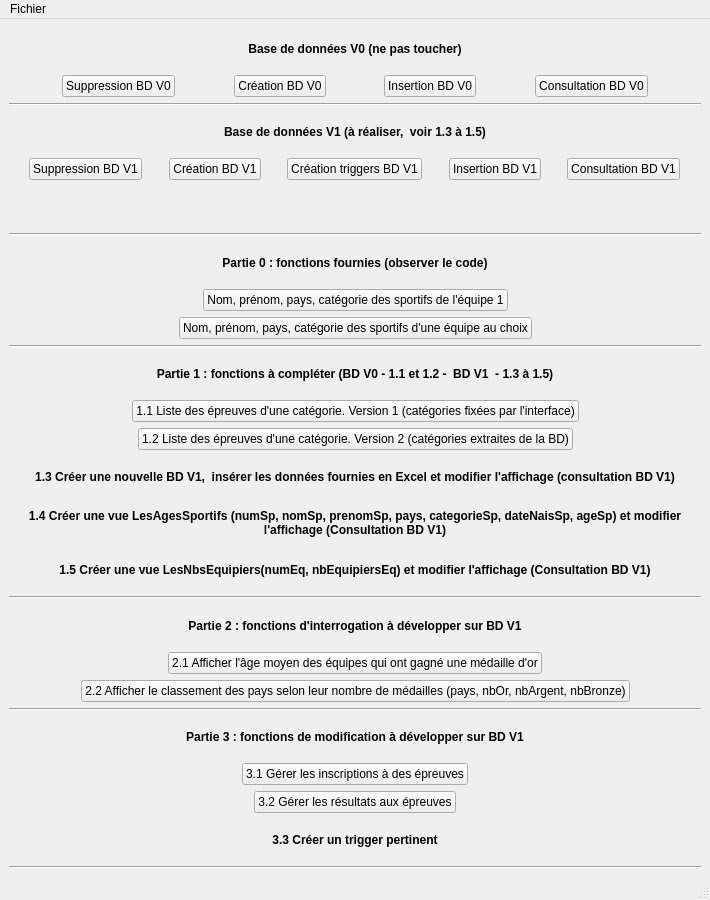
<?xml version="1.0" encoding="UTF-8"?>
<ui version="4.0">
 <class>MainWindow</class>
 <widget class="QMainWindow" name="MainWindow">
  <property name="geometry">
   <rect>
    <x>0</x>
    <y>0</y>
    <width>710</width>
    <height>900</height>
   </rect>
  </property>
  <property name="windowTitle">
   <string>Projet Jeux Olympiques</string>
  </property>
  <widget class="QWidget" name="centralwidget">
   <layout class="QVBoxLayout" name="verticalLayout">
    <item>
     <widget class="QLabel" name="label_V0">
      <property name="font">
       <font>
        <weight>75</weight>
        <bold>true</bold>
       </font>
      </property>
      <property name="text">
       <string>Base de données V0 (ne pas toucher)</string>
      </property>
      <property name="alignment">
       <set>Qt::AlignCenter</set>
      </property>
     </widget>
    </item>
    <item>
     <layout class="QHBoxLayout" name="horizontalLayout_V0">
      <item>
       <spacer name="horizontalSpacer">
        <property name="orientation">
         <enum>Qt::Horizontal</enum>
        </property>
        <property name="sizeHint" stdset="0">
         <size>
          <width>40</width>
          <height>20</height>
         </size>
        </property>
       </spacer>
      </item>
      <item>
       <widget class="QPushButton" name="pushButton_supprimer_V0">
        <property name="text">
         <string>Suppression BD V0</string>
        </property>
       </widget>
      </item>
      <item>
       <spacer name="horizontalSpacer_3">
        <property name="orientation">
         <enum>Qt::Horizontal</enum>
        </property>
        <property name="sizeHint" stdset="0">
         <size>
          <width>40</width>
          <height>20</height>
         </size>
        </property>
       </spacer>
      </item>
      <item>
       <widget class="QPushButton" name="pushButton_creer_V0">
        <property name="text">
         <string>Création BD V0</string>
        </property>
       </widget>
      </item>
      <item>
       <spacer name="horizontalSpacer_2">
        <property name="orientation">
         <enum>Qt::Horizontal</enum>
        </property>
        <property name="sizeHint" stdset="0">
         <size>
          <width>40</width>
          <height>20</height>
         </size>
        </property>
       </spacer>
      </item>
      <item>
       <widget class="QPushButton" name="pushButton_inserer_V0">
        <property name="text">
         <string>Insertion BD V0</string>
        </property>
       </widget>
      </item>
      <item>
       <spacer name="horizontalSpacer_21">
        <property name="orientation">
         <enum>Qt::Horizontal</enum>
        </property>
        <property name="sizeHint" stdset="0">
         <size>
          <width>40</width>
          <height>20</height>
         </size>
        </property>
       </spacer>
      </item>
      <item>
       <widget class="QPushButton" name="pushButton_consulter_V0">
        <property name="text">
         <string>Consultation BD V0</string>
        </property>
       </widget>
      </item>
      <item>
       <spacer name="horizontalSpacer_4">
        <property name="orientation">
         <enum>Qt::Horizontal</enum>
        </property>
        <property name="sizeHint" stdset="0">
         <size>
          <width>40</width>
          <height>20</height>
         </size>
        </property>
       </spacer>
      </item>
     </layout>
    </item>
    <item>
     <widget class="Line" name="line_V1">
      <property name="orientation">
       <enum>Qt::Horizontal</enum>
      </property>
     </widget>
    </item>
    <item>
     <widget class="QLabel" name="label_V1">
      <property name="font">
       <font>
        <weight>75</weight>
        <bold>true</bold>
       </font>
      </property>
      <property name="text">
       <string>Base de données V1 (à réaliser,  voir 1.3 à 1.5)</string>
      </property>
      <property name="alignment">
       <set>Qt::AlignCenter</set>
      </property>
     </widget>
    </item>
    <item>
     <layout class="QHBoxLayout" name="horizontalLayout_V1">
      <item>
       <spacer name="horizontalSpacer_9">
        <property name="orientation">
         <enum>Qt::Horizontal</enum>
        </property>
        <property name="sizeHint" stdset="0">
         <size>
          <width>40</width>
          <height>20</height>
         </size>
        </property>
       </spacer>
      </item>
      <item>
       <widget class="QPushButton" name="pushButton_supprimer_V1">
        <property name="text">
         <string>Suppression BD V1</string>
        </property>
       </widget>
      </item>
      <item>
       <spacer name="horizontalSpacer_10">
        <property name="orientation">
         <enum>Qt::Horizontal</enum>
        </property>
        <property name="sizeHint" stdset="0">
         <size>
          <width>40</width>
          <height>20</height>
         </size>
        </property>
       </spacer>
      </item>
      <item>
       <widget class="QPushButton" name="pushButton_creer_V1">
        <property name="text">
         <string>Création BD V1</string>
        </property>
       </widget>
      </item>
      <item>
       <spacer name="horizontalSpacer_27">
        <property name="orientation">
         <enum>Qt::Horizontal</enum>
        </property>
        <property name="sizeHint" stdset="0">
         <size>
          <width>40</width>
          <height>20</height>
         </size>
        </property>
       </spacer>
      </item>
      <item>
       <widget class="QPushButton" name="pushButton_2">
        <property name="text">
         <string>Création triggers BD V1</string>
        </property>
       </widget>
      </item>
      <item>
       <spacer name="horizontalSpacer_15">
        <property name="orientation">
         <enum>Qt::Horizontal</enum>
        </property>
        <property name="sizeHint" stdset="0">
         <size>
          <width>40</width>
          <height>20</height>
         </size>
        </property>
       </spacer>
      </item>
      <item>
       <widget class="QPushButton" name="pushButton_inserer_V1">
        <property name="text">
         <string>Insertion BD V1</string>
        </property>
       </widget>
      </item>
      <item>
       <spacer name="horizontalSpacer_31">
        <property name="orientation">
         <enum>Qt::Horizontal</enum>
        </property>
        <property name="sizeHint" stdset="0">
         <size>
          <width>40</width>
          <height>20</height>
         </size>
        </property>
       </spacer>
      </item>
      <item>
       <widget class="QPushButton" name="pushButton_consulter_V1">
        <property name="text">
         <string>Consultation BD V1</string>
        </property>
       </widget>
      </item>
      <item>
       <spacer name="horizontalSpacer_16">
        <property name="orientation">
         <enum>Qt::Horizontal</enum>
        </property>
        <property name="sizeHint" stdset="0">
         <size>
          <width>40</width>
          <height>20</height>
         </size>
        </property>
       </spacer>
      </item>
     </layout>
    </item>
    <item>
     <widget class="QLabel" name="label_retour_BD">
      <property name="text">
       <string/>
      </property>
      <property name="alignment">
       <set>Qt::AlignCenter</set>
      </property>
     </widget>
    </item>
    <item>
     <widget class="Line" name="line_partie_0">
      <property name="orientation">
       <enum>Qt::Horizontal</enum>
      </property>
     </widget>
    </item>
    <item>
     <widget class="QLabel" name="label_partie_0">
      <property name="font">
       <font>
        <weight>75</weight>
        <bold>true</bold>
       </font>
      </property>
      <property name="text">
       <string>Partie 0 : fonctions fournies (observer le code)</string>
      </property>
      <property name="alignment">
       <set>Qt::AlignCenter</set>
      </property>
     </widget>
    </item>
    <item>
     <layout class="QHBoxLayout" name="horizontalLayout_partie_0_1">
      <item>
       <spacer name="horizontalSpacer_7">
        <property name="orientation">
         <enum>Qt::Horizontal</enum>
        </property>
        <property name="sizeHint" stdset="0">
         <size>
          <width>40</width>
          <height>20</height>
         </size>
        </property>
       </spacer>
      </item>
      <item>
       <widget class="QPushButton" name="pushButton_fct_fournie_1">
        <property name="text">
         <string>Nom, prénom, pays, catégorie des sportifs de l'équipe 1</string>
        </property>
       </widget>
      </item>
      <item>
       <spacer name="horizontalSpacer_5">
        <property name="orientation">
         <enum>Qt::Horizontal</enum>
        </property>
        <property name="sizeHint" stdset="0">
         <size>
          <width>40</width>
          <height>20</height>
         </size>
        </property>
       </spacer>
      </item>
     </layout>
    </item>
    <item>
     <layout class="QHBoxLayout" name="horizontalLayout_partie_0_2">
      <item>
       <spacer name="horizontalSpacer_8">
        <property name="orientation">
         <enum>Qt::Horizontal</enum>
        </property>
        <property name="sizeHint" stdset="0">
         <size>
          <width>40</width>
          <height>20</height>
         </size>
        </property>
       </spacer>
      </item>
      <item>
       <widget class="QPushButton" name="pushButton_fct_fournie_2">
        <property name="text">
         <string>Nom, prénom, pays, catégorie des sportifs d'une équipe au choix</string>
        </property>
       </widget>
      </item>
      <item>
       <spacer name="horizontalSpacer_6">
        <property name="orientation">
         <enum>Qt::Horizontal</enum>
        </property>
        <property name="sizeHint" stdset="0">
         <size>
          <width>40</width>
          <height>20</height>
         </size>
        </property>
       </spacer>
      </item>
     </layout>
    </item>
    <item>
     <widget class="Line" name="line_partie_1">
      <property name="orientation">
       <enum>Qt::Horizontal</enum>
      </property>
     </widget>
    </item>
    <item>
     <widget class="QLabel" name="label_partie_1">
      <property name="font">
       <font>
        <weight>75</weight>
        <bold>true</bold>
       </font>
      </property>
      <property name="text">
       <string>Partie 1 : fonctions à compléter (BD V0 - 1.1 et 1.2 -  BD V1  - 1.3 à 1.5)</string>
      </property>
      <property name="alignment">
       <set>Qt::AlignCenter</set>
      </property>
     </widget>
    </item>
    <item>
     <layout class="QHBoxLayout" name="horizontalLayout_partie_1_1">
      <item>
       <spacer name="horizontalSpacer_12">
        <property name="orientation">
         <enum>Qt::Horizontal</enum>
        </property>
        <property name="sizeHint" stdset="0">
         <size>
          <width>40</width>
          <height>20</height>
         </size>
        </property>
       </spacer>
      </item>
      <item>
       <widget class="QPushButton" name="pushButton_1_1">
        <property name="text">
         <string>1.1 Liste des épreuves d'une catégorie. Version 1 (catégories fixées par l'interface)</string>
        </property>
       </widget>
      </item>
      <item>
       <spacer name="horizontalSpacer_11">
        <property name="orientation">
         <enum>Qt::Horizontal</enum>
        </property>
        <property name="sizeHint" stdset="0">
         <size>
          <width>40</width>
          <height>20</height>
         </size>
        </property>
       </spacer>
      </item>
     </layout>
    </item>
    <item>
     <layout class="QHBoxLayout" name="horizontalLayout_partie_1_2">
      <item>
       <spacer name="horizontalSpacer_14">
        <property name="orientation">
         <enum>Qt::Horizontal</enum>
        </property>
        <property name="sizeHint" stdset="0">
         <size>
          <width>40</width>
          <height>20</height>
         </size>
        </property>
       </spacer>
      </item>
      <item>
       <widget class="QPushButton" name="pushButton_1_2">
        <property name="text">
         <string>1.2 Liste des épreuves d'une catégorie. Version 2 (catégories extraites de la BD)</string>
        </property>
       </widget>
      </item>
      <item>
       <spacer name="horizontalSpacer_13">
        <property name="orientation">
         <enum>Qt::Horizontal</enum>
        </property>
        <property name="sizeHint" stdset="0">
         <size>
          <width>40</width>
          <height>20</height>
         </size>
        </property>
       </spacer>
      </item>
     </layout>
    </item>
    <item>
     <widget class="QLabel" name="label_partie_1_3">
      <property name="font">
       <font>
        <weight>75</weight>
        <bold>true</bold>
       </font>
      </property>
      <property name="text">
       <string>1.3 Créer une nouvelle BD V1,  insérer les données fournies en Excel et modifier l'affichage (consultation BD V1)</string>
      </property>
      <property name="alignment">
       <set>Qt::AlignCenter</set>
      </property>
      <property name="wordWrap">
       <bool>true</bool>
      </property>
     </widget>
    </item>
    <item>
     <widget class="QLabel" name="label_partie_1_4">
      <property name="font">
       <font>
        <weight>75</weight>
        <bold>true</bold>
       </font>
      </property>
      <property name="text">
       <string>1.4 Créer une vue LesAgesSportifs (numSp, nomSp, prenomSp, pays, categorieSp, dateNaisSp, ageSp) et modifier l'affichage (Consultation BD V1)</string>
      </property>
      <property name="alignment">
       <set>Qt::AlignCenter</set>
      </property>
      <property name="wordWrap">
       <bool>true</bool>
      </property>
     </widget>
    </item>
    <item>
     <widget class="QLabel" name="label_partie_1_5">
      <property name="font">
       <font>
        <weight>75</weight>
        <bold>true</bold>
       </font>
      </property>
      <property name="text">
       <string>1.5 Créer une vue LesNbsEquipiers(numEq, nbEquipiersEq) et modifier l'affichage (Consultation BD V1)</string>
      </property>
      <property name="alignment">
       <set>Qt::AlignCenter</set>
      </property>
      <property name="wordWrap">
       <bool>true</bool>
      </property>
     </widget>
    </item>
    <item>
     <widget class="Line" name="line_partie_2">
      <property name="orientation">
       <enum>Qt::Horizontal</enum>
      </property>
     </widget>
    </item>
    <item>
     <widget class="QLabel" name="label_partie_2">
      <property name="font">
       <font>
        <weight>75</weight>
        <bold>true</bold>
       </font>
      </property>
      <property name="text">
       <string>Partie 2 : fonctions d'interrogation à développer sur BD V1</string>
      </property>
      <property name="alignment">
       <set>Qt::AlignCenter</set>
      </property>
     </widget>
    </item>
    <item>
     <layout class="QHBoxLayout" name="horizontalLayout_partie_2_1">
      <item>
       <spacer name="horizontalSpacer_18">
        <property name="orientation">
         <enum>Qt::Horizontal</enum>
        </property>
        <property name="sizeHint" stdset="0">
         <size>
          <width>40</width>
          <height>20</height>
         </size>
        </property>
       </spacer>
      </item>
      <item>
       <widget class="QPushButton" name="pushButton_2_1">
        <property name="text">
         <string>2.1 Afficher l'âge moyen des équipes qui ont gagné une médaille d'or</string>
        </property>
       </widget>
      </item>
      <item>
       <spacer name="horizontalSpacer_17">
        <property name="orientation">
         <enum>Qt::Horizontal</enum>
        </property>
        <property name="sizeHint" stdset="0">
         <size>
          <width>40</width>
          <height>20</height>
         </size>
        </property>
       </spacer>
      </item>
     </layout>
    </item>
    <item>
     <layout class="QHBoxLayout" name="horizontalLayout_partie_2_2">
      <item>
       <spacer name="horizontalSpacer_20">
        <property name="orientation">
         <enum>Qt::Horizontal</enum>
        </property>
        <property name="sizeHint" stdset="0">
         <size>
          <width>40</width>
          <height>20</height>
         </size>
        </property>
       </spacer>
      </item>
      <item>
       <widget class="QPushButton" name="pushButton_2_2">
        <property name="text">
         <string>2.2 Afficher le classement des pays selon leur nombre de médailles (pays, nbOr, nbArgent, nbBronze)</string>
        </property>
       </widget>
      </item>
      <item>
       <spacer name="horizontalSpacer_19">
        <property name="orientation">
         <enum>Qt::Horizontal</enum>
        </property>
        <property name="sizeHint" stdset="0">
         <size>
          <width>40</width>
          <height>20</height>
         </size>
        </property>
       </spacer>
      </item>
     </layout>
    </item>
    <item>
     <widget class="Line" name="line_partie_3">
      <property name="orientation">
       <enum>Qt::Horizontal</enum>
      </property>
     </widget>
    </item>
    <item>
     <widget class="QLabel" name="label_partie_3">
      <property name="font">
       <font>
        <weight>75</weight>
        <bold>true</bold>
       </font>
      </property>
      <property name="text">
       <string>Partie 3 : fonctions de modification à développer sur BD V1</string>
      </property>
      <property name="alignment">
       <set>Qt::AlignCenter</set>
      </property>
     </widget>
    </item>
    <item>
     <layout class="QHBoxLayout" name="horizontalLayout_partie_3_1">
      <item>
       <spacer name="horizontalSpacer_24">
        <property name="orientation">
         <enum>Qt::Horizontal</enum>
        </property>
        <property name="sizeHint" stdset="0">
         <size>
          <width>40</width>
          <height>20</height>
         </size>
        </property>
       </spacer>
      </item>
      <item>
       <widget class="QPushButton" name="pushButton_3_1">
        <property name="text">
         <string>3.1 Gérer les inscriptions à des épreuves</string>
        </property>
       </widget>
      </item>
      <item>
       <spacer name="horizontalSpacer_23">
        <property name="orientation">
         <enum>Qt::Horizontal</enum>
        </property>
        <property name="sizeHint" stdset="0">
         <size>
          <width>40</width>
          <height>20</height>
         </size>
        </property>
       </spacer>
      </item>
     </layout>
    </item>
    <item>
     <layout class="QHBoxLayout" name="horizontalLayout_partie_3_2">
      <item>
       <spacer name="horizontalSpacer_26">
        <property name="orientation">
         <enum>Qt::Horizontal</enum>
        </property>
        <property name="sizeHint" stdset="0">
         <size>
          <width>40</width>
          <height>20</height>
         </size>
        </property>
       </spacer>
      </item>
      <item>
       <widget class="QPushButton" name="pushButton_3_2">
        <property name="text">
         <string>3.2 Gérer les résultats aux épreuves</string>
        </property>
       </widget>
      </item>
      <item>
       <spacer name="horizontalSpacer_25">
        <property name="orientation">
         <enum>Qt::Horizontal</enum>
        </property>
        <property name="sizeHint" stdset="0">
         <size>
          <width>40</width>
          <height>20</height>
         </size>
        </property>
       </spacer>
      </item>
     </layout>
    </item>
    <item>
     <widget class="QLabel" name="label_trigger">
      <property name="font">
       <font>
        <weight>75</weight>
        <bold>true</bold>
       </font>
      </property>
      <property name="text">
       <string>3.3 Créer un trigger pertinent</string>
      </property>
      <property name="alignment">
       <set>Qt::AlignCenter</set>
      </property>
      <property name="wordWrap">
       <bool>true</bool>
      </property>
     </widget>
    </item>
    <item>
     <widget class="Line" name="line_fin">
      <property name="orientation">
       <enum>Qt::Horizontal</enum>
      </property>
     </widget>
    </item>
   </layout>
  </widget>
  <widget class="QMenuBar" name="menubar">
   <property name="geometry">
    <rect>
     <x>0</x>
     <y>0</y>
     <width>710</width>
     <height>18</height>
    </rect>
   </property>
   <widget class="QMenu" name="menuFiles">
    <property name="title">
     <string>Fichier</string>
    </property>
    <addaction name="actionQuitter"/>
   </widget>
   <addaction name="menuFiles"/>
  </widget>
  <widget class="QStatusBar" name="statusbar"/>
  <action name="actionQuitter">
   <property name="text">
    <string>Quitter</string>
   </property>
  </action>
 </widget>
 <resources/>
 <connections>
  <connection>
   <sender>actionQuitter</sender>
   <signal>triggered()</signal>
   <receiver>MainWindow</receiver>
   <slot>close()</slot>
   <hints>
    <hint type="sourcelabel">
     <x>-1</x>
     <y>-1</y>
    </hint>
    <hint type="destinationlabel">
     <x>399</x>
     <y>299</y>
    </hint>
   </hints>
  </connection>
  <connection>
   <sender>pushButton_creer_V0</sender>
   <signal>clicked()</signal>
   <receiver>MainWindow</receiver>
   <slot>createDBV0()</slot>
   <hints>
    <hint type="sourcelabel">
     <x>320</x>
     <y>89</y>
    </hint>
    <hint type="destinationlabel">
     <x>135</x>
     <y>130</y>
    </hint>
   </hints>
  </connection>
  <connection>
   <sender>pushButton_inserer_V0</sender>
   <signal>clicked()</signal>
   <receiver>MainWindow</receiver>
   <slot>insertDBV0()</slot>
   <hints>
    <hint type="sourcelabel">
     <x>470</x>
     <y>89</y>
    </hint>
    <hint type="destinationlabel">
     <x>388</x>
     <y>127</y>
    </hint>
   </hints>
  </connection>
  <connection>
   <sender>pushButton_supprimer_V0</sender>
   <signal>clicked()</signal>
   <receiver>MainWindow</receiver>
   <slot>deleteDBV0()</slot>
   <hints>
    <hint type="sourcelabel">
     <x>173</x>
     <y>89</y>
    </hint>
    <hint type="destinationlabel">
     <x>598</x>
     <y>139</y>
    </hint>
   </hints>
  </connection>
  <connection>
   <sender>pushButton_consulter_V0</sender>
   <signal>clicked()</signal>
   <receiver>MainWindow</receiver>
   <slot>openDataV0()</slot>
   <hints>
    <hint type="sourcelabel">
     <x>639</x>
     <y>89</y>
    </hint>
    <hint type="destinationlabel">
     <x>498</x>
     <y>183</y>
    </hint>
   </hints>
  </connection>
  <connection>
   <sender>pushButton_fct_fournie_1</sender>
   <signal>clicked()</signal>
   <receiver>MainWindow</receiver>
   <slot>open_fct_fournie_1()</slot>
   <hints>
    <hint type="sourcelabel">
     <x>506</x>
     <y>297</y>
    </hint>
    <hint type="destinationlabel">
     <x>79</x>
     <y>174</y>
    </hint>
   </hints>
  </connection>
  <connection>
   <sender>pushButton_fct_fournie_2</sender>
   <signal>clicked()</signal>
   <receiver>MainWindow</receiver>
   <slot>open_fct_fournie_2()</slot>
   <hints>
    <hint type="sourcelabel">
     <x>531</x>
     <y>335</y>
    </hint>
    <hint type="destinationlabel">
     <x>116</x>
     <y>221</y>
    </hint>
   </hints>
  </connection>
  <connection>
   <sender>pushButton_supprimer_V1</sender>
   <signal>clicked()</signal>
   <receiver>MainWindow</receiver>
   <slot>deleteDBV1()</slot>
   <hints>
    <hint type="sourcelabel">
     <x>142</x>
     <y>174</y>
    </hint>
    <hint type="destinationlabel">
     <x>190</x>
     <y>239</y>
    </hint>
   </hints>
  </connection>
  <connection>
   <sender>pushButton_creer_V1</sender>
   <signal>clicked()</signal>
   <receiver>MainWindow</receiver>
   <slot>createDBV1()</slot>
   <hints>
    <hint type="sourcelabel">
     <x>259</x>
     <y>174</y>
    </hint>
    <hint type="destinationlabel">
     <x>378</x>
     <y>235</y>
    </hint>
   </hints>
  </connection>
  <connection>
   <sender>pushButton_inserer_V1</sender>
   <signal>clicked()</signal>
   <receiver>MainWindow</receiver>
   <slot>insertDBV1()</slot>
   <hints>
    <hint type="sourcelabel">
     <x>540</x>
     <y>174</y>
    </hint>
    <hint type="destinationlabel">
     <x>512</x>
     <y>234</y>
    </hint>
   </hints>
  </connection>
  <connection>
   <sender>pushButton_consulter_V1</sender>
   <signal>clicked()</signal>
   <receiver>MainWindow</receiver>
   <slot>openDataV1()</slot>
   <hints>
    <hint type="sourcelabel">
     <x>679</x>
     <y>174</y>
    </hint>
    <hint type="destinationlabel">
     <x>693</x>
     <y>206</y>
    </hint>
   </hints>
  </connection>
  <connection>
   <sender>pushButton_1_1</sender>
   <signal>clicked()</signal>
   <receiver>MainWindow</receiver>
   <slot>open_fct_comp_1()</slot>
   <hints>
    <hint type="sourcelabel">
     <x>577</x>
     <y>419</y>
    </hint>
    <hint type="destinationlabel">
     <x>686</x>
     <y>412</y>
    </hint>
   </hints>
  </connection>
  <connection>
   <sender>pushButton_1_2</sender>
   <signal>clicked()</signal>
   <receiver>MainWindow</receiver>
   <slot>open_fct_comp_2()</slot>
   <hints>
    <hint type="sourcelabel">
     <x>571</x>
     <y>457</y>
    </hint>
    <hint type="destinationlabel">
     <x>662</x>
     <y>459</y>
    </hint>
   </hints>
  </connection>
  <connection>
   <sender>pushButton_2</sender>
   <signal>clicked()</signal>
   <receiver>MainWindow</receiver>
   <slot>createTriggersDBV1()</slot>
   <hints>
    <hint type="sourcelabel">
     <x>421</x>
     <y>174</y>
    </hint>
    <hint type="destinationlabel">
     <x>362</x>
     <y>207</y>
    </hint>
   </hints>
  </connection>
  <connection>
   <sender>pushButton_3_1</sender>
   <signal>clicked()</signal>
   <receiver>MainWindow</receiver>
   <slot>open_inscription()</slot>
   <hints>
    <hint type="sourcelabel">
     <x>467</x>
     <y>778</y>
    </hint>
    <hint type="destinationlabel">
     <x>582</x>
     <y>745</y>
    </hint>
   </hints>
  </connection>
  <connection>
   <sender>pushButton_3_2</sender>
   <signal>clicked()</signal>
   <receiver>MainWindow</receiver>
   <slot>open_resultats()</slot>
   <hints>
    <hint type="sourcelabel">
     <x>409</x>
     <y>802</y>
    </hint>
    <hint type="destinationlabel">
     <x>571</x>
     <y>811</y>
    </hint>
   </hints>
  </connection>
 </connections>
 <slots>
  <slot>createDBV0()</slot>
  <slot>insertDBV0()</slot>
  <slot>deleteDBV0()</slot>
  <slot>openDataV0()</slot>
  <slot>open_fct_fournie_1()</slot>
  <slot>open_fct_fournie_2()</slot>
  <slot>open_fct_comp_1()</slot>
  <slot>open_fct_comp_2()</slot>
  <slot>deleteDBV1()</slot>
  <slot>createDBV1()</slot>
  <slot>insertDBV1()</slot>
  <slot>openDataV1()</slot>
  <slot>createTriggersDBV1()</slot>
  <slot>open_inscription()</slot>
  <slot>open_resultats()</slot>
 </slots>
</ui>
